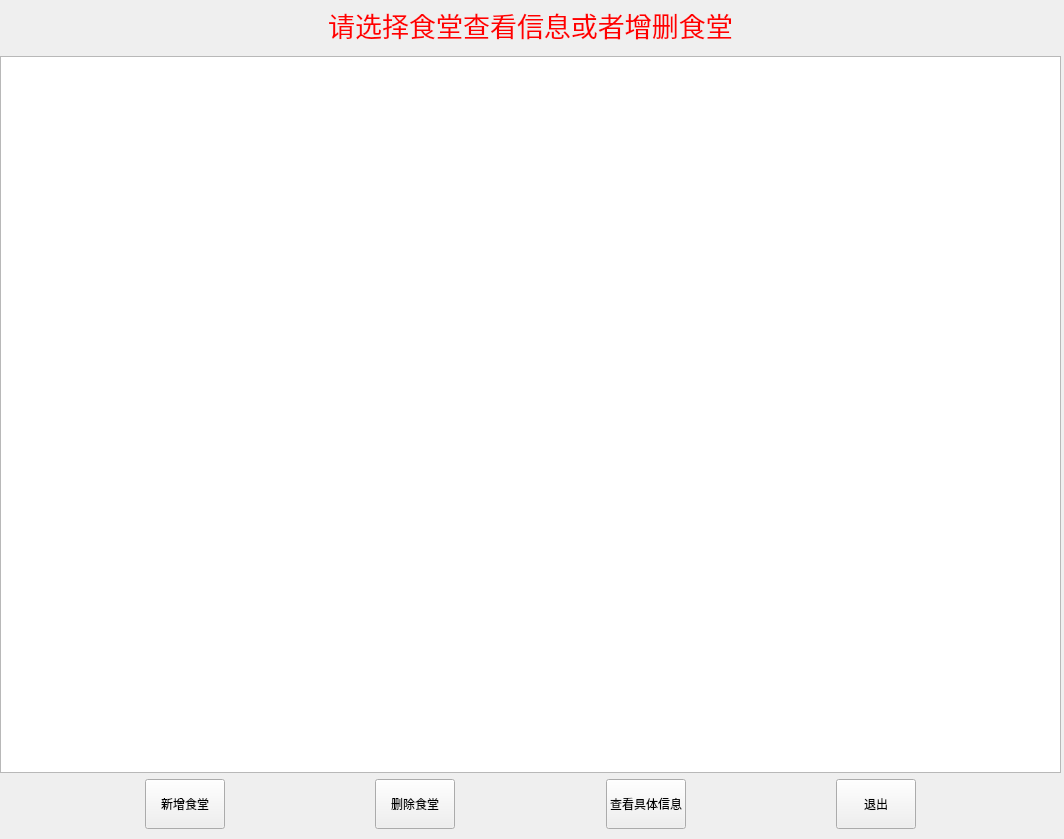
<?xml version="1.0" encoding="UTF-8"?>
<ui version="4.0">
 <class>Form</class>
 <widget class="QWidget" name="Form">
  <property name="geometry">
   <rect>
    <x>0</x>
    <y>0</y>
    <width>1064</width>
    <height>839</height>
   </rect>
  </property>
  <property name="windowTitle">
   <string>Form</string>
  </property>
  <property name="styleSheet">
   <string notr="true">#Form{border-image: url(:/png/images/login_bg.png);}</string>
  </property>
  <widget class="QWidget" name="gridLayoutWidget">
   <property name="geometry">
    <rect>
     <x>0</x>
     <y>0</y>
     <width>1061</width>
     <height>829</height>
    </rect>
   </property>
   <layout class="QGridLayout" name="gridLayout">
    <item row="0" column="0">
     <widget class="QTextBrowser" name="textBrowser">
      <property name="maximumSize">
       <size>
        <width>16777215</width>
        <height>50</height>
       </size>
      </property>
      <property name="styleSheet">
       <string notr="true">color: rgb(255, 0, 0);
background-color: rgb(0, 0, 0, 0);</string>
      </property>
      <property name="html">
       <string>&lt;!DOCTYPE HTML PUBLIC &quot;-//W3C//DTD HTML 4.0//EN&quot; &quot;http://www.w3.org/TR/REC-html40/strict.dtd&quot;&gt;
&lt;html&gt;&lt;head&gt;&lt;meta name=&quot;qrichtext&quot; content=&quot;1&quot; /&gt;&lt;style type=&quot;text/css&quot;&gt;
p, li { white-space: pre-wrap; }
&lt;/style&gt;&lt;/head&gt;&lt;body style=&quot; font-family:'SimSun'; font-size:9pt; font-weight:400; font-style:normal;&quot;&gt;
&lt;p align=&quot;center&quot; style=&quot; margin-top:0px; margin-bottom:0px; margin-left:0px; margin-right:0px; -qt-block-indent:0; text-indent:0px;&quot;&gt;&lt;span style=&quot; font-size:20pt;&quot;&gt;请选择食堂查看信息或者增删食堂&lt;/span&gt;&lt;/p&gt;&lt;/body&gt;&lt;/html&gt;</string>
      </property>
     </widget>
    </item>
    <item row="1" column="0">
     <widget class="QTableWidget" name="tableWidget">
      <property name="minimumSize">
       <size>
        <width>0</width>
        <height>500</height>
       </size>
      </property>
     </widget>
    </item>
    <item row="2" column="0">
     <layout class="QGridLayout" name="gridLayout_2">
      <item row="0" column="4">
       <spacer name="horizontalSpacer_4">
        <property name="orientation">
         <enum>Qt::Horizontal</enum>
        </property>
        <property name="sizeHint" stdset="0">
         <size>
          <width>40</width>
          <height>20</height>
         </size>
        </property>
       </spacer>
      </item>
      <item row="0" column="8">
       <spacer name="horizontalSpacer_2">
        <property name="orientation">
         <enum>Qt::Horizontal</enum>
        </property>
        <property name="sizeHint" stdset="0">
         <size>
          <width>40</width>
          <height>20</height>
         </size>
        </property>
       </spacer>
      </item>
      <item row="0" column="0">
       <spacer name="horizontalSpacer">
        <property name="orientation">
         <enum>Qt::Horizontal</enum>
        </property>
        <property name="sizeHint" stdset="0">
         <size>
          <width>40</width>
          <height>20</height>
         </size>
        </property>
       </spacer>
      </item>
      <item row="0" column="3">
       <widget class="QPushButton" name="pushButton_2">
        <property name="minimumSize">
         <size>
          <width>0</width>
          <height>50</height>
         </size>
        </property>
        <property name="text">
         <string>删除食堂</string>
        </property>
       </widget>
      </item>
      <item row="0" column="2">
       <spacer name="horizontalSpacer_3">
        <property name="orientation">
         <enum>Qt::Horizontal</enum>
        </property>
        <property name="sizeHint" stdset="0">
         <size>
          <width>40</width>
          <height>20</height>
         </size>
        </property>
       </spacer>
      </item>
      <item row="0" column="5">
       <widget class="QPushButton" name="pushButton_3">
        <property name="minimumSize">
         <size>
          <width>0</width>
          <height>50</height>
         </size>
        </property>
        <property name="text">
         <string>查看具体信息</string>
        </property>
       </widget>
      </item>
      <item row="0" column="1">
       <widget class="QPushButton" name="pushButton">
        <property name="minimumSize">
         <size>
          <width>0</width>
          <height>50</height>
         </size>
        </property>
        <property name="maximumSize">
         <size>
          <width>16777215</width>
          <height>50</height>
         </size>
        </property>
        <property name="text">
         <string>新增食堂</string>
        </property>
       </widget>
      </item>
      <item row="0" column="7">
       <widget class="QPushButton" name="pushButton_4">
        <property name="minimumSize">
         <size>
          <width>0</width>
          <height>50</height>
         </size>
        </property>
        <property name="text">
         <string>退出</string>
        </property>
       </widget>
      </item>
      <item row="0" column="6">
       <spacer name="horizontalSpacer_5">
        <property name="orientation">
         <enum>Qt::Horizontal</enum>
        </property>
        <property name="sizeHint" stdset="0">
         <size>
          <width>40</width>
          <height>20</height>
         </size>
        </property>
       </spacer>
      </item>
     </layout>
    </item>
   </layout>
  </widget>
 </widget>
 <resources>
  <include location="login_bg.qrc"/>
 </resources>
 <connections/>
</ui>
